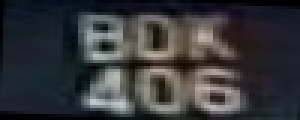
#> input picture image_histogram_(미완)/sample/rotated_011391179432465.jpg, 100 x 40 px (shown 3 times larger)
$ jupyter execute --allow-errors '이미지히스토그램_and_추출.ipynb'   (older library calls are emulated)
#> lines starting #> are read from the running program, lines starting #| are printed output that depends on the picture
[cell 1]
# pip install --upgrade pandas

[cell 2]
import cv2
import matplotlib.pyplot as plt
import numpy as np
import os

import pandas as pd
from pandas import DataFrame as df

# 이미지 불러오기

[cell 3]
img_ori = cv2.imread('./sample/rotated_011391179432465.jpg')
#> img_ori is the input picture: shape (40, 100, 3); mean B, G, R 58.6, 55.9, 54.6

height, width, channel = img_ori.shape
#> height = 40; width = 100; channel = 3

plt.figure(figsize=(12, 10))
plt.imshow(img_ori, cmap='gray')
print(img_ori.shape)
#| (40, 100, 3)

# Crop 양사이드

[cell 4]
no_side_image = img_ori[0:height, 10:width-10]
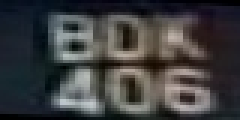
#> no_side_image: shape (40, 80, 3) (shown 3 times larger); mean B, G, R 63.5, 62.6, 62.3

height, width, channel = no_side_image.shape
#> width = 80

plt.figure(figsize=(12, 10))
plt.imshow(no_side_image, cmap='gray')
print(no_side_image.shape)
#| (40, 80, 3)

[cell 5]
characrter_list_image = []

[cell 6]
# [9 lines of commented-out code are left out]

[cell 7]
# change to gray
gray = cv2.cvtColor(no_side_image, cv2.COLOR_BGR2GRAY)

[cell 8]
# Change to numpy array format
nb = np.array(gray)
nb

[cell 9]
# Add black border to the image
# BLACK = [0, 0, 0]
# img = cv2.copyMakeBorder(no_side_image, 3, 3, 3, 3, cv2.BORDER_CONSTANT, value=BLACK)

# 이진화 1

[cell 10]
# Binarization
nb[nb > 120] = 255
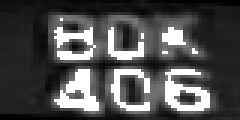
#> nb: shape (40, 80) (shown 3 times larger); min 0, max 255, mean 78.3
nb[nb < 120] = 0
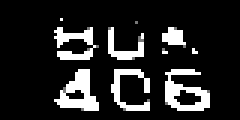
#> nb: shape (40, 80) (shown 3 times larger); min 0, max 255, mean 37.3

# 이진화 2

[cell 11]
# [10 lines of commented-out code are left out]

[cell 12]
# [15 lines of commented-out code are left out]

[cell 13]
# compute the sommation
x_sum = cv2.reduce(nb, 0, cv2.REDUCE_SUM, dtype=cv2.CV_32S)
y_sum = cv2.reduce(nb, 1, cv2.REDUCE_SUM, dtype=cv2.CV_32S)
#> y_sum = 40 values, max 9180 at index 35, min 0 at index 0, mean 2983.1

# rotate the vector x_sum
x_sum = x_sum.transpose()
#> x_sum = 80 values, max 5850 at index 29, min 0 at index 0, mean 1491.6

# get height and weight
x = nb.shape[1]
#> x = 80
y = nb.shape[0]
#> y = 40

# division the result by height and weight
x_sum = x_sum / y
#> x_sum = 80 values, max 146.2 at index 29, min 0 at index 0, mean 37.29
y_sum = y_sum / x
#> y_sum = 40 values, max 114.8 at index 35, min 0 at index 0, mean 37.29

# x_arr and y_arr are two vector weight and height to plot histogram projection properly
x_arr = np.arange(x)
#> x_arr = 80 values from 0 to 79
y_arr = np.arange(y)
#> y_arr = 40 values from 0 to 39

# convert x_sum to numpy array
z = np.array(x_sum)
#> z has the same summary as x_sum

# convert y_arr to numpy array
w = np.array(y_sum)
#> w has the same summary as y_sum

# convert to zero small details
z[z < 15] = 0
z[z > 15] = 1

# convert to zero small details and 1 for needed details
w[w < 20] = 0
w[w > 20] = 1

[cell 14]
# vertical segmentation
test = z.transpose() * nb

# horizontal segmentation
test = w * test

# plot histogram projection result using pyplot
# plt.plot(x축 값, y축 값 )
# print(y_arr)
horizontal = plt.plot(w, y_arr)
#> horizontal = 1 item
#> `[cell 14] # vertical segmentation test = z.transpose() * nb  # horizon..`:
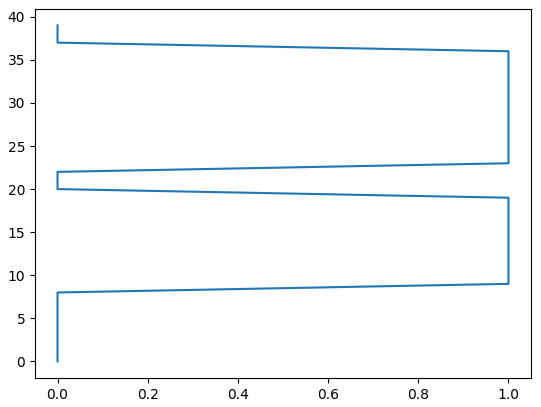
#> figure drawn by matplotlib, 1 panel
# [6 lines of commented-out code are left out]

[cell 15]
df_w = df(w)
#> df_w = table of 40 rows and 1 columns
df_y_arr = df(y_arr)
#> df_y_arr = table of 40 rows and 1 columns

concat_w_y_arr = pd.concat([df_w,df_y_arr], axis=1)
#> concat_w_y_arr = table of 40 rows and 2 columns
concat_w_y_arr.columns = ['x','y']

[cell 16]
k = concat_w_y_arr[concat_w_y_arr['x']==1]
#> k = table of 25 rows and 2 columns
a = k['y']

[cell 17]
li = []

for i in a:
    print(i)
    li.append(i)
#> this loop made 25 passes
#> i on passes 1 to 12: 9, 10, 11, 12, 13, 14, 15, 16, 17, 18, 19, 23
#| 9
#| 10
#| 11
#| 12
#| 13
#| 14
#| 15
#| 16
#> (further printed lines are left out)
#> after the loop, li = 25 values from 9 to 36

print(type(li))
#| <class 'list'>

#> (a cell that did not finish here is left out)

#> (a cell that did not finish here is left out)

[cell 20]
vertical = plt.plot(x_arr, z)
#> vertical = 1 item
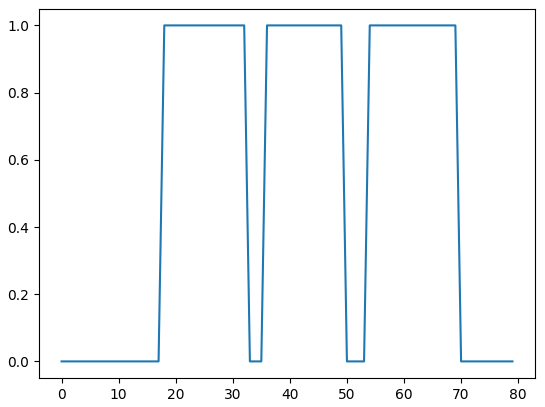
#> figure drawn by matplotlib, 1 panel; curve peaks at x = 18, y = 1

[cell 21]
f = 0
ff = z[0]
#> ff = [0]
t1 = list()
t2 = list()
for i in range(z.size):
    if z[i] != ff:
        f += 1
        ff = z[i]
        t1.append(i)
#> this loop made 80 passes
#> ff on passes 19, 34, 37, 51, 55, 71: [1], [0], [1], [0], [1], [0]
#> after the loop, f = 6; t1 = [18, 33, 36, 50, 54, 70]
rect_h = np.array(t1)
#> rect_h = [18, 33, 36, 50, 54, 70]

f = 0
ff = w[0]
for i in range(w.size):
    if w[i] != ff:
        f += 1
        ff = w[i]
        t2.append(i)
#> this loop made 40 passes
#> after the loop, f = 4; t2 = [9, 20, 23, 37]
rect_v = np.array(t2)
#> rect_v = [9, 20, 23, 37]

[cell 22]
# take the appropriate height
rectv = []
rectv.append(rect_v[0])
rectv.append(rect_v[1])
max = int(rect_v[1]) - int(rect_v[0])
#> max = 11
for i in range(len(rect_v) - 1):
    diff2 = int(rect_v[i + 1]) - int(rect_v[i])

    if diff2 > max:
        rectv[0] = rect_v[i]
        rectv[1] = rect_v[i + 1]
        max = diff2
#> this loop made 3 passes
#> (diff2, max) on pass 3: (14, 14)
#> diff2 on passes 1 to 2: 11, 3
#> after the loop, max = 14; rectv = [23, 37]
#> (printed output is left out)

# extract character
#> (the rest of this cell did not finish here and is left out)

[cell 23]
characrter_list_image

[cell 24]
plt.figure(figsize=(12, 10))
#> (the rest of this cell did not finish here and is left out)

#> (a cell that did not finish here is left out)
